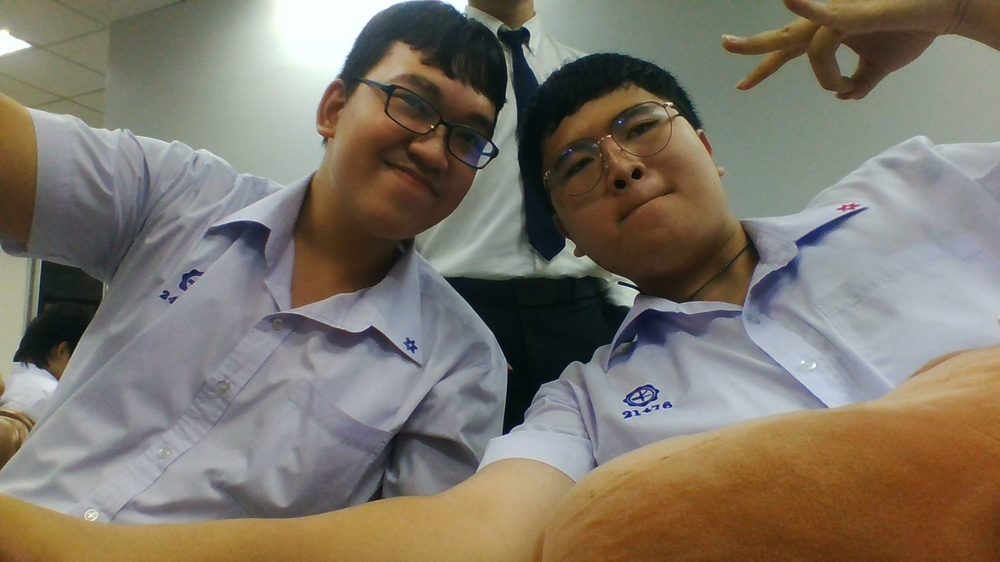
#> input picture WIN_20230704_13_59_33_Pro.jpg, 1000 x 562 px, shrunk from 1920 x 1080 before the run
$ python matplotlibag.py
#> lines starting #> are read from the running program, lines starting #| are printed output that depends on the picture
import matplotlib.pyplot as plt
import cv2 as cv

img = cv.imread("WIN_20230704_13_59_33_Pro.jpg")
#> img is the input picture: shape (562, 1000, 3); mean B, G, R 106.1, 118.1, 125.6

# [13 lines of commented-out code are left out]

plt.subplot(1,3,1,title="BRG",xticks=[],yticks=[])
plt.imshow(img)
plt.subplot(1,3,2,title="BRG",xticks=[],yticks=[])
plt.imshow(img[:,:,::-1])
plt.subplot(1,3,3,title="BRG",xticks=[],yticks=[])
plt.imshow(img)

plt.show()
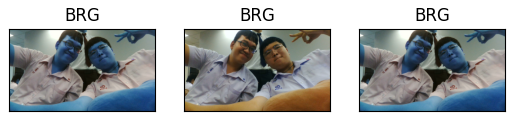
#> figure drawn by matplotlib, 3 panels; B, G, R data is drawn as R, G, B

$ run again, with WIN_20230704_13_51_00_Pro.jpg copied over WIN_20230704_13_59_33_Pro.jpg
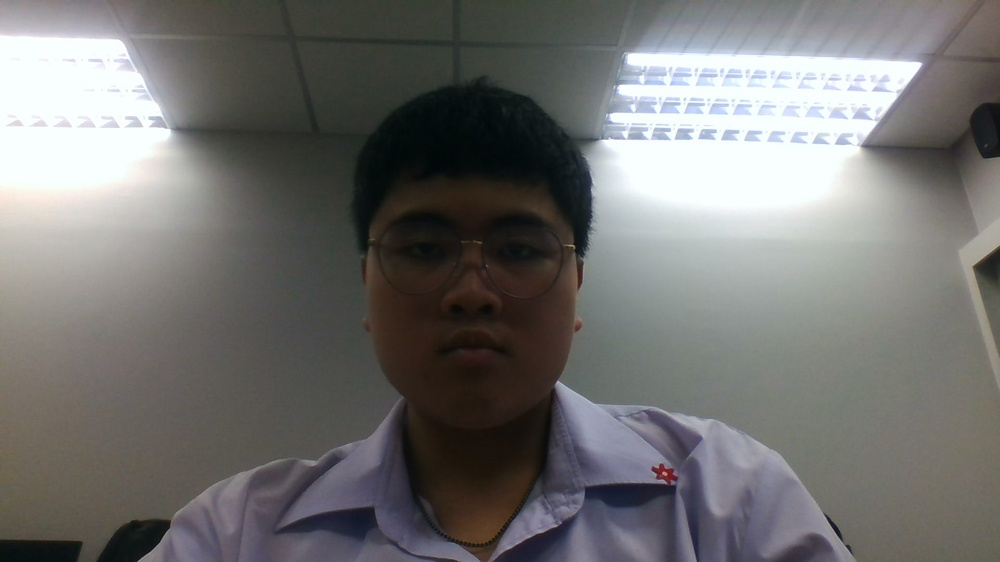
#> input picture WIN_20230704_13_51_00_Pro.jpg, 1000 x 562 px, shrunk from 1920 x 1080 before the run
#> img is the input picture: shape (562, 1000, 3); mean B, G, R 112.7, 114.1, 114.5
#> `plt.show()`:
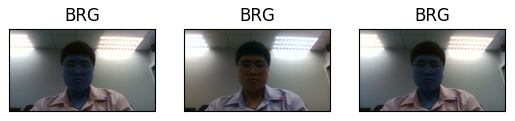
#> figure drawn by matplotlib, 3 panels; B, G, R data is drawn as R, G, B

$ run again, with WIN_20230704_13_53_38_Pro.jpg copied over WIN_20230704_13_59_33_Pro.jpg
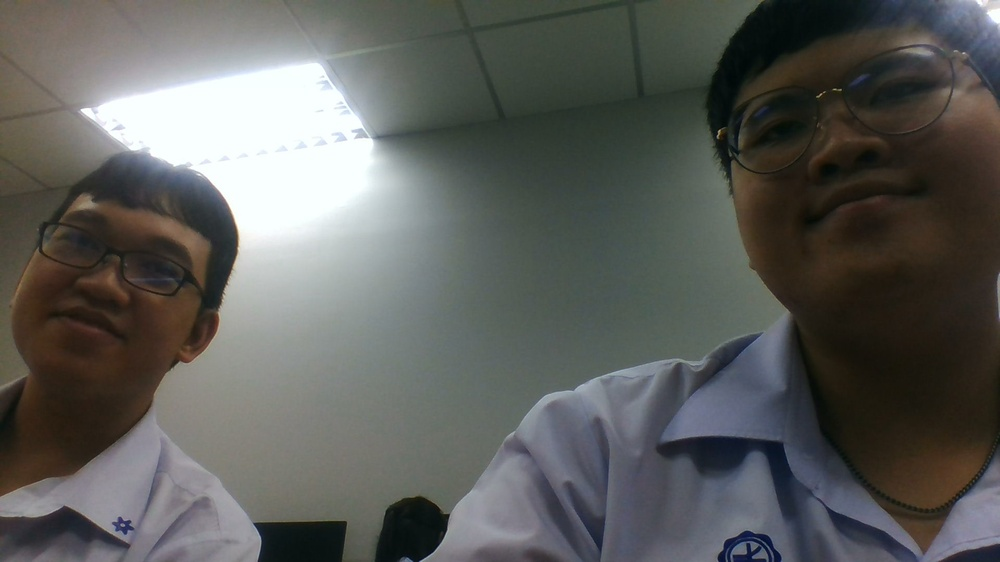
#> input picture WIN_20230704_13_53_38_Pro.jpg, 1000 x 562 px, shrunk from 1920 x 1080 before the run
#> img is the input picture: shape (562, 1000, 3); mean B, G, R 90.9, 94.1, 93.1
#> `plt.show()`:
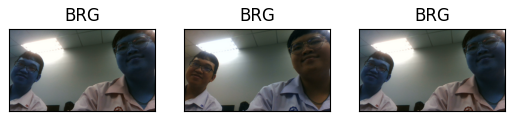
#> figure drawn by matplotlib, 3 panels; B, G, R data is drawn as R, G, B

$ run again, with WIN_20230704_13_59_38_Pro.jpg copied over WIN_20230704_13_59_33_Pro.jpg
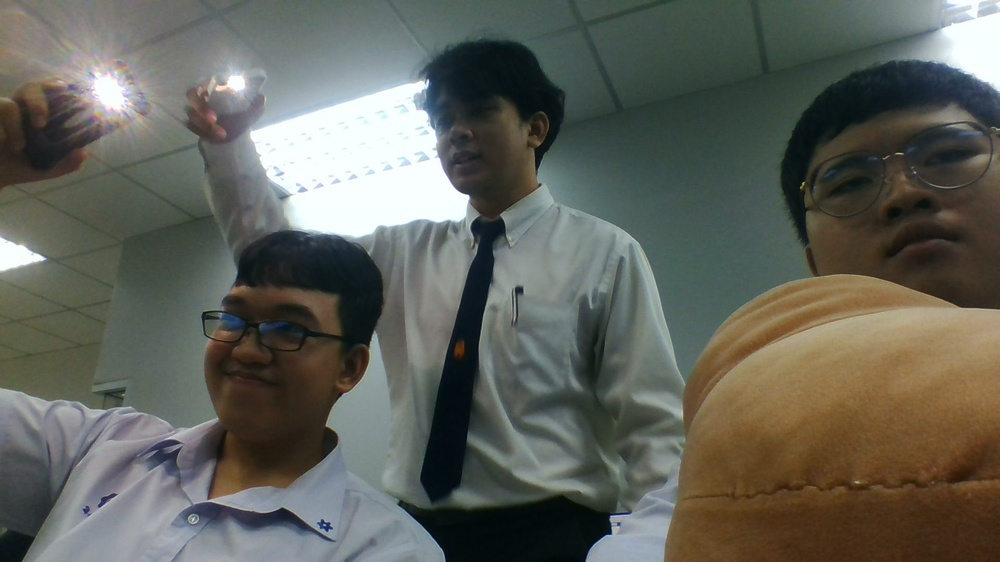
#> input picture WIN_20230704_13_59_38_Pro.jpg, 1000 x 562 px, shrunk from 1920 x 1080 before the run
#> img is the input picture: shape (562, 1000, 3); mean B, G, R 90.4, 98.5, 97
#> `plt.show()`:
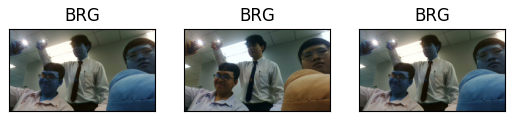
#> figure drawn by matplotlib, 3 panels; B, G, R data is drawn as R, G, B
